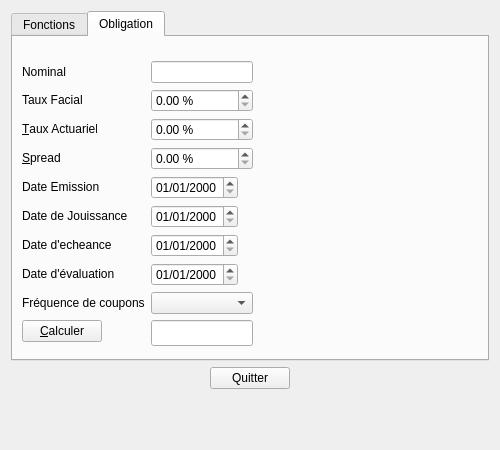
<?xml version="1.0" encoding="UTF-8"?>
<ui version="4.0">
 <class>Form</class>
 <widget class="QWidget" name="Form">
  <property name="geometry">
   <rect>
    <x>0</x>
    <y>0</y>
    <width>500</width>
    <height>450</height>
   </rect>
  </property>
  <property name="windowTitle">
   <string>Calculette Financière</string>
  </property>
  <layout class="QVBoxLayout" name="verticalLayout">
   <item>
    <widget class="QTabWidget" name="tabWidget">
     <property name="minimumSize">
      <size>
       <width>0</width>
       <height>350</height>
      </size>
     </property>
     <property name="tabPosition">
      <enum>QTabWidget::North</enum>
     </property>
     <property name="tabShape">
      <enum>QTabWidget::Rounded</enum>
     </property>
     <property name="currentIndex">
      <number>1</number>
     </property>
     <property name="iconSize">
      <size>
       <width>16</width>
       <height>16</height>
      </size>
     </property>
     <widget class="QWidget" name="tab_functions">
      <attribute name="title">
       <string>Fonctions</string>
      </attribute>
      <layout class="QVBoxLayout" name="verticalLayout_2">
       <item>
        <widget class="QGroupBox" name="groupBox">
         <property name="title">
          <string>VAN - Valeur Actuelle Nette d'un montant</string>
         </property>
         <layout class="QVBoxLayout" name="verticalLayout_4">
          <item>
           <layout class="QFormLayout" name="formLayout">
            <item row="0" column="0">
             <widget class="QLabel" name="LabelAnnuite">
              <property name="text">
               <string>&amp;Montant</string>
              </property>
              <property name="textInteractionFlags">
               <set>Qt::LinksAccessibleByMouse|Qt::TextSelectableByMouse</set>
              </property>
              <property name="buddy">
               <cstring>LineEditAnnuite</cstring>
              </property>
             </widget>
            </item>
            <item row="0" column="1">
             <widget class="QLineEdit" name="LineEditAnnuite">
              <property name="maximumSize">
               <size>
                <width>85</width>
                <height>16777215</height>
               </size>
              </property>
             </widget>
            </item>
            <item row="1" column="0">
             <widget class="QLabel" name="LabelTauxActualisation">
              <property name="text">
               <string>&amp;Taux d'actualisation</string>
              </property>
              <property name="textInteractionFlags">
               <set>Qt::LinksAccessibleByMouse|Qt::TextSelectableByMouse</set>
              </property>
              <property name="buddy">
               <cstring>DateEditDateActualisation</cstring>
              </property>
             </widget>
            </item>
            <item row="1" column="1">
             <widget class="QLineEdit" name="LineEditTauxActualisation">
              <property name="maximumSize">
               <size>
                <width>85</width>
                <height>16777215</height>
               </size>
              </property>
              <property name="toolTip">
               <string extracomment="fournir en pourcentage ex: 3.5"/>
              </property>
              <property name="whatsThis">
               <string extracomment="fournir en pourcentage ex: 3.5"/>
              </property>
             </widget>
            </item>
            <item row="2" column="0">
             <widget class="QLabel" name="LabelDateActualisation">
              <property name="text">
               <string>&amp;Date d'actualisation</string>
              </property>
              <property name="textInteractionFlags">
               <set>Qt::LinksAccessibleByMouse|Qt::TextSelectableByMouse</set>
              </property>
              <property name="buddy">
               <cstring>LineEditTauxActualisation</cstring>
              </property>
             </widget>
            </item>
            <item row="2" column="1">
             <widget class="QDateEdit" name="DateEditDateActualisation">
              <property name="date">
               <date>
                <year>2014</year>
                <month>1</month>
                <day>1</day>
               </date>
              </property>
              <property name="displayFormat">
               <string>dd/MM/yyyy</string>
              </property>
             </widget>
            </item>
            <item row="3" column="0">
             <widget class="QLabel" name="LabelDateAnnuite">
              <property name="text">
               <string>Date du montant</string>
              </property>
              <property name="textInteractionFlags">
               <set>Qt::LinksAccessibleByMouse|Qt::TextSelectableByMouse</set>
              </property>
              <property name="buddy">
               <cstring>DateEditDateAnnuite</cstring>
              </property>
             </widget>
            </item>
            <item row="3" column="1">
             <widget class="QDateEdit" name="DateEditDateAnnuite">
              <property name="date">
               <date>
                <year>2014</year>
                <month>1</month>
                <day>1</day>
               </date>
              </property>
              <property name="displayFormat">
               <string>dd/MM/yyyy</string>
              </property>
             </widget>
            </item>
           </layout>
          </item>
          <item>
           <layout class="QHBoxLayout" name="horizontalLayout_2">
            <item>
             <spacer name="horizontalSpacer_3">
              <property name="orientation">
               <enum>Qt::Horizontal</enum>
              </property>
              <property name="sizeHint" stdset="0">
               <size>
                <width>40</width>
                <height>20</height>
               </size>
              </property>
             </spacer>
            </item>
            <item>
             <widget class="QPushButton" name="pushButtonVanEval">
              <property name="text">
               <string>&amp;Calculer</string>
              </property>
             </widget>
            </item>
            <item>
             <widget class="QLineEdit" name="lineEditVanEval">
              <property name="font">
               <font>
                <pointsize>12</pointsize>
                <weight>75</weight>
                <bold>true</bold>
               </font>
              </property>
              <property name="alignment">
               <set>Qt::AlignRight|Qt::AlignTrailing|Qt::AlignVCenter</set>
              </property>
              <property name="readOnly">
               <bool>true</bool>
              </property>
             </widget>
            </item>
            <item>
             <spacer name="horizontalSpacer_2">
              <property name="orientation">
               <enum>Qt::Horizontal</enum>
              </property>
              <property name="sizeHint" stdset="0">
               <size>
                <width>40</width>
                <height>20</height>
               </size>
              </property>
             </spacer>
            </item>
           </layout>
          </item>
          <item>
           <spacer name="verticalSpacer">
            <property name="orientation">
             <enum>Qt::Vertical</enum>
            </property>
            <property name="sizeHint" stdset="0">
             <size>
              <width>20</width>
              <height>40</height>
             </size>
            </property>
           </spacer>
          </item>
         </layout>
        </widget>
       </item>
      </layout>
     </widget>
     <widget class="QWidget" name="tab_obligation">
      <attribute name="title">
       <string>Obligation</string>
      </attribute>
      <layout class="QVBoxLayout" name="verticalLayout_3">
       <item>
        <layout class="QFormLayout" name="formLayout_2">
         <property name="fieldGrowthPolicy">
          <enum>QFormLayout::FieldsStayAtSizeHint</enum>
         </property>
         <property name="topMargin">
          <number>15</number>
         </property>
         <item row="0" column="0">
          <widget class="QLabel" name="nominalLabel">
           <property name="text">
            <string>Nominal</string>
           </property>
           <property name="textInteractionFlags">
            <set>Qt::LinksAccessibleByMouse|Qt::TextSelectableByMouse</set>
           </property>
          </widget>
         </item>
         <item row="0" column="1">
          <widget class="QLineEdit" name="nominalLineEdit">
           <property name="minimumSize">
            <size>
             <width>102</width>
             <height>0</height>
            </size>
           </property>
           <property name="maximumSize">
            <size>
             <width>102</width>
             <height>16777215</height>
            </size>
           </property>
          </widget>
         </item>
         <item row="1" column="0">
          <widget class="QLabel" name="tauxFacialLabel">
           <property name="text">
            <string>Taux Facial</string>
           </property>
           <property name="textInteractionFlags">
            <set>Qt::LinksAccessibleByMouse|Qt::TextSelectableByMouse</set>
           </property>
          </widget>
         </item>
         <item row="1" column="1">
          <widget class="QDoubleSpinBox" name="doubleSpinBoxTauxFacial">
           <property name="minimumSize">
            <size>
             <width>102</width>
             <height>0</height>
            </size>
           </property>
           <property name="suffix">
            <string> %</string>
           </property>
          </widget>
         </item>
         <item row="2" column="0">
          <widget class="QLabel" name="LabelTauxActuariel">
           <property name="text">
            <string>&amp;Taux Actuariel</string>
           </property>
           <property name="textInteractionFlags">
            <set>Qt::LinksAccessibleByMouse|Qt::TextSelectableByMouse</set>
           </property>
           <property name="buddy">
            <cstring>doubleSpinBoxTauxActuariel</cstring>
           </property>
          </widget>
         </item>
         <item row="2" column="1">
          <widget class="QDoubleSpinBox" name="doubleSpinBoxTauxActuariel">
           <property name="minimumSize">
            <size>
             <width>102</width>
             <height>0</height>
            </size>
           </property>
           <property name="suffix">
            <string> %</string>
           </property>
          </widget>
         </item>
         <item row="4" column="0">
          <widget class="QLabel" name="dateEmissionLabel">
           <property name="text">
            <string>Date Emission</string>
           </property>
           <property name="textInteractionFlags">
            <set>Qt::LinksAccessibleByMouse|Qt::TextSelectableByMouse</set>
           </property>
          </widget>
         </item>
         <item row="4" column="1">
          <widget class="QDateEdit" name="dateEditDateEmission">
           <property name="displayFormat">
            <string>dd/MM/yyyy</string>
           </property>
          </widget>
         </item>
         <item row="5" column="0">
          <widget class="QLabel" name="dateDeJouissanceLabel">
           <property name="text">
            <string>Date de Jouissance</string>
           </property>
           <property name="textInteractionFlags">
            <set>Qt::LinksAccessibleByMouse|Qt::TextSelectableByMouse</set>
           </property>
          </widget>
         </item>
         <item row="5" column="1">
          <widget class="QDateEdit" name="dateEditDateJouissance">
           <property name="displayFormat">
            <string>dd/MM/yyyy</string>
           </property>
          </widget>
         </item>
         <item row="6" column="0">
          <widget class="QLabel" name="dateDChAnceLabel">
           <property name="text">
            <string>Date d'echeance</string>
           </property>
           <property name="textInteractionFlags">
            <set>Qt::LinksAccessibleByMouse|Qt::TextSelectableByMouse</set>
           </property>
          </widget>
         </item>
         <item row="6" column="1">
          <widget class="QDateEdit" name="dateEditDateEcheance">
           <property name="displayFormat">
            <string>dd/MM/yyyy</string>
           </property>
          </widget>
         </item>
         <item row="8" column="0">
          <widget class="QLabel" name="LabelDateEvaluation">
           <property name="text">
            <string>Date d'évaluation</string>
           </property>
           <property name="textInteractionFlags">
            <set>Qt::LinksAccessibleByMouse|Qt::TextSelectableByMouse</set>
           </property>
          </widget>
         </item>
         <item row="8" column="1">
          <widget class="QDateEdit" name="dateEditDateEvaluation">
           <property name="enabled">
            <bool>true</bool>
           </property>
           <property name="minimumDate">
            <date>
             <year>1799</year>
             <month>9</month>
             <day>14</day>
            </date>
           </property>
           <property name="currentSection">
            <enum>QDateTimeEdit::DaySection</enum>
           </property>
           <property name="displayFormat">
            <string>dd/MM/yyyy</string>
           </property>
           <property name="calendarPopup">
            <bool>false</bool>
           </property>
          </widget>
         </item>
         <item row="9" column="1">
          <widget class="QComboBox" name="comboBoxFrequenceCoupon">
           <property name="minimumSize">
            <size>
             <width>102</width>
             <height>0</height>
            </size>
           </property>
           <property name="maximumSize">
            <size>
             <width>102</width>
             <height>16777215</height>
            </size>
           </property>
           <property name="maxVisibleItems">
            <number>6</number>
           </property>
           <property name="modelColumn">
            <number>0</number>
           </property>
          </widget>
         </item>
         <item row="10" column="0">
          <widget class="QPushButton" name="pushButtonObligEval">
           <property name="text">
            <string>&amp;Calculer</string>
           </property>
          </widget>
         </item>
         <item row="10" column="1">
          <widget class="QLineEdit" name="evaluerLineEdit">
           <property name="minimumSize">
            <size>
             <width>102</width>
             <height>0</height>
            </size>
           </property>
           <property name="maximumSize">
            <size>
             <width>102</width>
             <height>16777215</height>
            </size>
           </property>
           <property name="font">
            <font>
             <pointsize>11</pointsize>
             <weight>75</weight>
             <bold>true</bold>
            </font>
           </property>
           <property name="autoFillBackground">
            <bool>false</bool>
           </property>
           <property name="readOnly">
            <bool>true</bool>
           </property>
          </widget>
         </item>
         <item row="3" column="0">
          <widget class="QLabel" name="labelSpread">
           <property name="text">
            <string>&amp;Spread</string>
           </property>
           <property name="textInteractionFlags">
            <set>Qt::LinksAccessibleByMouse|Qt::TextSelectableByMouse</set>
           </property>
           <property name="buddy">
            <cstring>doubleSpinBoxSpread</cstring>
           </property>
          </widget>
         </item>
         <item row="3" column="1">
          <widget class="QDoubleSpinBox" name="doubleSpinBoxSpread">
           <property name="minimumSize">
            <size>
             <width>102</width>
             <height>0</height>
            </size>
           </property>
           <property name="suffix">
            <string> %</string>
           </property>
           <property name="singleStep">
            <double>0.100000000000000</double>
           </property>
          </widget>
         </item>
         <item row="9" column="0">
          <widget class="QLabel" name="labelFrequenceCoupon">
           <property name="text">
            <string>Fréquence de coupons</string>
           </property>
           <property name="textInteractionFlags">
            <set>Qt::LinksAccessibleByMouse|Qt::TextSelectableByMouse</set>
           </property>
          </widget>
         </item>
        </layout>
       </item>
      </layout>
     </widget>
    </widget>
   </item>
   <item>
    <layout class="QHBoxLayout" name="horizontalLayout">
     <item>
      <spacer name="horizontalSpacer">
       <property name="orientation">
        <enum>Qt::Horizontal</enum>
       </property>
       <property name="sizeHint" stdset="0">
        <size>
         <width>40</width>
         <height>20</height>
        </size>
       </property>
      </spacer>
     </item>
     <item>
      <widget class="QPushButton" name="pushButton">
       <property name="text">
        <string>Quitter</string>
       </property>
      </widget>
     </item>
     <item>
      <spacer name="horizontalSpacer_4">
       <property name="orientation">
        <enum>Qt::Horizontal</enum>
       </property>
       <property name="sizeHint" stdset="0">
        <size>
         <width>40</width>
         <height>20</height>
        </size>
       </property>
      </spacer>
     </item>
    </layout>
   </item>
   <item>
    <spacer name="verticalSpacer_BOT">
     <property name="orientation">
      <enum>Qt::Vertical</enum>
     </property>
     <property name="sizeHint" stdset="0">
      <size>
       <width>20</width>
       <height>40</height>
      </size>
     </property>
    </spacer>
   </item>
  </layout>
 </widget>
 <tabstops>
  <tabstop>tabWidget</tabstop>
  <tabstop>LineEditAnnuite</tabstop>
  <tabstop>LineEditTauxActualisation</tabstop>
  <tabstop>DateEditDateActualisation</tabstop>
  <tabstop>DateEditDateAnnuite</tabstop>
  <tabstop>pushButtonVanEval</tabstop>
  <tabstop>lineEditVanEval</tabstop>
  <tabstop>nominalLineEdit</tabstop>
  <tabstop>doubleSpinBoxTauxFacial</tabstop>
  <tabstop>doubleSpinBoxTauxActuariel</tabstop>
  <tabstop>doubleSpinBoxSpread</tabstop>
  <tabstop>dateEditDateEmission</tabstop>
  <tabstop>dateEditDateJouissance</tabstop>
  <tabstop>dateEditDateEcheance</tabstop>
  <tabstop>dateEditDateEvaluation</tabstop>
  <tabstop>comboBoxFrequenceCoupon</tabstop>
  <tabstop>pushButtonObligEval</tabstop>
  <tabstop>evaluerLineEdit</tabstop>
  <tabstop>pushButton</tabstop>
 </tabstops>
 <resources/>
 <connections>
  <connection>
   <sender>pushButton</sender>
   <signal>clicked()</signal>
   <receiver>Form</receiver>
   <slot>close()</slot>
   <hints>
    <hint type="sourcelabel">
     <x>293</x>
     <y>413</y>
    </hint>
    <hint type="destinationlabel">
     <x>490</x>
     <y>360</y>
    </hint>
   </hints>
  </connection>
 </connections>
</ui>
